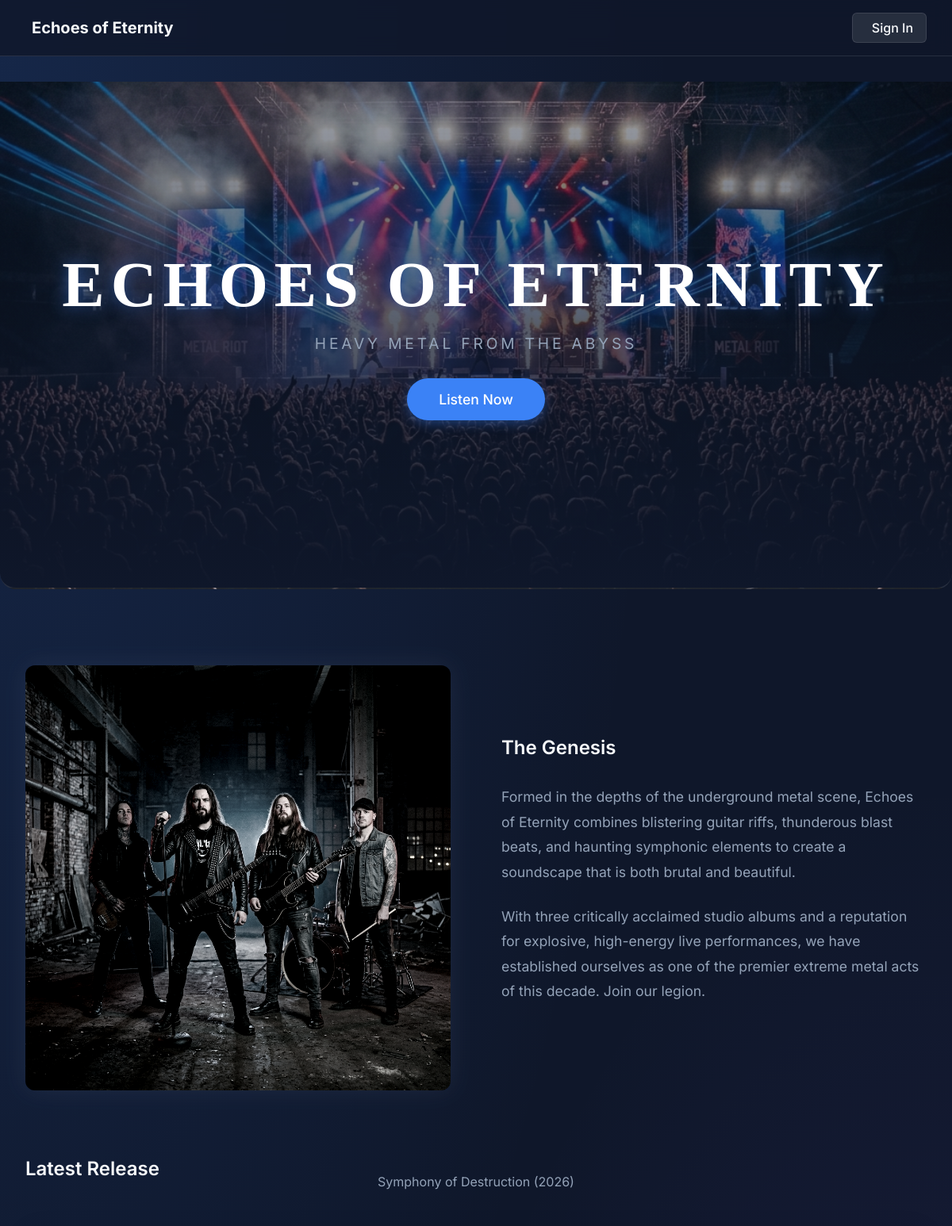
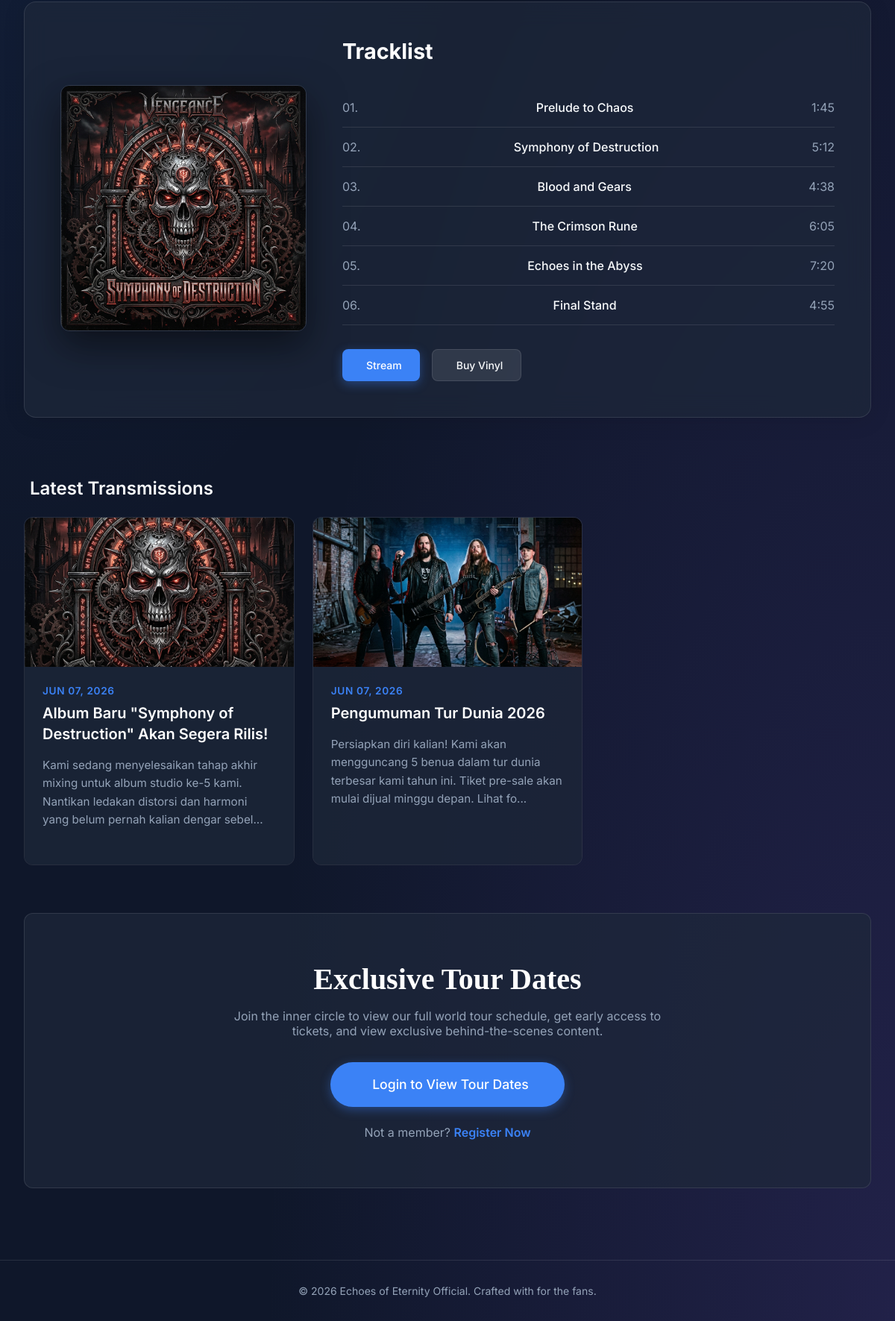
The page / on the database its author committed (2 pictures, top to bottom).
### tables this page shows
CREATE TABLE IF NOT EXISTS news (
    id INT AUTO_INCREMENT PRIMARY KEY,
    title VARCHAR(200) NOT NULL,
    content TEXT NOT NULL,
    image_url MEDIUMTEXT DEFAULT NULL,
    created_at TIMESTAMP DEFAULT CURRENT_TIMESTAMP
);

### src/controllers/PublicController.php (called while the page is built, shortened)
<?php
require_once __DIR__ . '/../models/NewsModel.php';
class PublicController {
    private $newsModel;
    public function __construct() {
        $this->newsModel = new NewsModel();
    }
    public function index() {
        $news = $this->newsModel->getAll();
        require_once __DIR__ . '/../views/public.php';
    }
}

### src/config/Database.php (called while the page is built)
<?php
class Database {
    private static $conn;
    public static function getConnection() {
        if (self::$conn == null) {
            $host = getenv('DATABASE_HOST') ?: 'db';
            $db_name = getenv('DATABASE_NAME') ?: 'uas_db';
            $username = getenv('DATABASE_USER') ?: 'root';
            $password = getenv('DATABASE_PASSWORD') ?: 'rootpassword';
            $maxRetries = 10;
            $retryDelay = 2;
            for ($i = 0; $i < $maxRetries; $i++) {
                try {
                    $dsn = "mysql:host=" . $host . ";dbname=" . $db_name . ";charset=utf8mb4";
                    self::$conn = new PDO($dsn, $username, $password);
                    self::$conn->setAttribute(PDO::ATTR_ERRMODE, PDO::ERRMODE_EXCEPTION);
                    self::$conn->setAttribute(PDO::ATTR_DEFAULT_FETCH_MODE, PDO::FETCH_ASSOC);
                    return self::$conn;
                } catch (PDOException $e) {
                    if ($i === $maxRetries - 1) {
                        $loaded = implode(', ', get_loaded_extensions());
                        $pdoDrivers = implode(', ', PDO::getAvailableDrivers());
                        die("Connection error: " . $e->getMessage()
                            . "<br>PDO drivers available: " . $pdoDrivers
                            . "<br>Host: " . $host
                            . "<br>DB: " . $db_name);
                    }
                    sleep($retryDelay);
                }
            }
        }
        return self::$conn;
    }
}

### src/models/NewsModel.php (called while the page is built, shortened)
<?php
require_once __DIR__ . '/../config/Database.php';
class NewsModel {
    private $conn;
    private $table_name = "news";
    public function __construct() {
        $this->conn = Database::getConnection();
    }
    public function getAll() {
        $query = "SELECT * FROM " . $this->table_name . " ORDER BY created_at DESC";
        $stmt = $this->conn->prepare($query);
        $stmt->execute();
        return $stmt->fetchAll(PDO::FETCH_ASSOC);
    }
}

### src/views/public.php (the view, shortened to what this page needs)
</main>
<header class="hero">
    <h1 class="band-logo">Echoes of Eternity</h1>
    <p class="hero-subtitle">Heavy Metal from the Abyss</p>
    <a href="#music" class="btn btn-primary" style="padding: 1rem 2.5rem; font-size: 1.1rem; border-radius: 999px;">Listen Now</a>
</header>
<main class="container">
<section class="about-grid">
    <div>
        <img src="/assets/band.png" alt="Echoes of Eternity Band Members" class="about-img">
    </div>
    <div class="about-text">
        <h2 class="section-title" style="text-align: left; margin-bottom: 2rem;">The Genesis</h2>
        <p>Formed in the depths of the underground metal scene, Echoes of Eternity combines blistering guitar riffs, thunderous blast beats, and haunting symphonic elements to create a soundscape that is both brutal and beautiful.</p>
        <p>With three critically acclaimed studio albums and a reputation for explosive, high-energy live performances, we have established ourselves as one of the premier extreme metal acts of this decade. Join our legion.</p>
    </div>
</section>
<section id="music">
    <h2 class="section-title">Latest Release</h2>
    <p style="text-align: center; color: var(--text-secondary); margin-top: -2rem; margin-bottom: 3rem;">Symphony of Destruction (2026)</p>
    <div class="album-grid glass-card" style="padding: 3rem;">
        <div>
            <img src="/assets/album.png" alt="Symphony of Destruction Album Cover" class="album-cover">
        </div>
        <div>
            <h3 style="font-size: 1.8rem; margin-bottom: 1rem; color: #fff;">Tracklist</h3>
            <ul class="tracklist">
                <li><span>01.</span> <span class="track-name">Prelude to Chaos</span> <span>1:45</span></li>
                <li><span>02.</span> <span class="track-name">Symphony of Destruction</span> <span>5:12</span></li>
                <li><span>03.</span> <span class="track-name">Blood and Gears</span> <span>4:38</span></li>
                <li><span>04.</span> <span class="track-name">The Crimson Rune</span> <span>6:05</span></li>
                <li><span>05.</span> <span class="track-name">Echoes in the Abyss</span> <span>7:20</span></li>
                <li><span>06.</span> <span class="track-name">Final Stand</span> <span>4:55</span></li>
            </ul>
            <div style="margin-top: 2rem; display: flex; gap: 1rem;">
                <a href="#" class="btn btn-primary"><i class="ti ti-brand-spotify"></i> Stream</a>
                <a href="#" class="btn btn-nav" style="border: 1px solid var(--border-light);"><i class="ti ti-shopping-cart"></i> Buy Vinyl</a>
            </div>
        </div>
    </div>
</section>
<h2 class="section-title"><i class="ti ti-news"></i> Latest Transmissions</h2>
<div class="grid grid-3" style="margin-bottom: 4rem;">
    <?php if (empty($news)): ?>
        <p style="grid-column: 1 / -1; color: var(--text-secondary); text-align: center;">No transmissions found.</p>
    <?php else: ?>
        <?php foreach($news as $item): ?>
            <div class="news-card">
                <?php if (!empty($item['image_url'])): ?>
                    <img src="<?= htmlspecialchars($item['image_url']) ?>" alt="News Cover" class="news-img" style="width: 100%; height: 200px; object-fit: cover;">
                <?php endif; ?>
                <div class="news-content" style="padding: 1.5rem; background: var(--bg-card);">
                    <div class="news-date" style="font-size: 0.85rem; color: var(--accent-primary); margin-bottom: 0.5rem;"><?= date('M d, Y', strtotime($item['created_at'])) ?></div>
                    <h3 class="news-title" style="color: #fff; margin-bottom: 1rem;"><?= htmlspecialchars($item['title']) ?></h3>
                    <p class="news-desc" style="color: var(--text-secondary); font-size: 0.95rem;"><?= nl2br(htmlspecialchars(substr($item['content'], 0, 150))) ?><?= strlen($item['content']) > 150 ? '...' : '' ?></p>
                </div>
            </div>
        <?php endforeach; ?>
    <?php endif; ?>
</div>
<section class="portal-banner">
    <h2 style="font-size: 2.5rem; margin-bottom: 1rem; color: #fff; font-family: 'Cinzel', serif;">Exclusive Tour Dates</h2>
    <p style="color: var(--text-secondary); margin-bottom: 2rem; max-width: 600px; margin-left: auto; margin-right: auto;">Join the inner circle to view our full world tour schedule, get early access to tickets, and view exclusive behind-the-scenes content.</p>
    <a href="index.php?page=login" class="btn btn-primary" style="padding: 1.2rem 3rem; font-size: 1.1rem; border-radius: 999px;">
        <i class="ti ti-user"></i> Login to View Tour Dates
    </a>
    <div style="margin-top: 1.5rem;">
        <span style="color: var(--text-secondary);">Not a member? </span>
        <a href="index.php?page=register" style="color: var(--accent-primary); text-decoration: none; font-weight: 600;">Register Now</a>
    </div>
</section>
<?php
$content = ob_get_clean();
require_once __DIR__ . '/layout.php';
?>

### src/index.php (shortened to what this page needs)
<?php
require_once __DIR__ . '/controllers/PublicController.php';
$page = $_GET['page'] ?? 'home';
switch ($page) {
    default:
        $controller = new PublicController();
        $controller->index();
        break;
}

### src/views/layout.php (shortened to what this page needs)
<!DOCTYPE html>
<html lang="id">
<head>
    <link rel="stylesheet" href="https://cdn.jsdelivr.net/npm/@tabler/icons-webfont@latest/tabler-icons.min.css">
</head>
<body>
    <nav class="navbar">
        <a href="index.php" class="navbar-brand">
            Echoes of Eternity
        </a>
        <div class="navbar-nav">
            <?php if (isset($_SESSION['user_id'])): ?>
                <?php if (isset($_SESSION['role']) && $_SESSION['role'] === 'admin'): ?>
                    <a href="index.php?page=dashboard" class="nav-link"><i class="ti ti-layout-dashboard"></i> Dashboard</a>
                <?php else: ?>
                    <a href="index.php?page=schedule" class="nav-link"><i class="ti ti-ticket"></i> Schedule</a>
                <?php endif; ?>
                <a href="index.php?page=logout" class="btn-nav"><i class="ti ti-logout"></i> Logout</a>
            <?php else: ?>
                <a href="index.php?page=login" class="btn-nav"><i class="ti ti-login"></i> Sign In</a>
            <?php endif; ?>
        </div>
    </nav>
    <main class="container">
        <?= $content ?>
    </main>
    <footer class="footer">
        <p>&copy; <?= date('Y') ?> Echoes of Eternity Official. Crafted with <i class="ti ti-heart-filled" style="color: var(--accent-danger); font-size: 0.875rem;"></i> for the fans.</p>
    </footer>
</body>
</html>

### src/views/layout.php (style rules this page uses)
:root { --bg-dark: #0f172a; --bg-card: rgba(30, 41, 59, 0.7); --border-light: rgba(255, 255, 255, 0.1); --text-primary: #f8fafc; --text-secondary: #94a3b8; --accent-primary: #3b82f6; --accent-hover: #2563eb; --accent-danger: #ef4444; --accent-danger-hover: #dc2626; --success: #10b981; }
* { margin: 0; padding: 0; box-sizing: border-box; font-family: 'Inter', sans-serif; }
body { background-color: var(--bg-dark); background-image: radial-gradient(at 0% 0%, rgba(59, 130, 246, 0.15) 0px, transparent 50%), radial-gradient(at 100% 100%, rgba(139, 92, 246, 0.15) 0px, transparent 50%); color: var(--text-primary); min-height: 100vh; display: flex; flex-direction: column; }
.navbar { background: rgba(15, 23, 42, 0.8); backdrop-filter: blur(12px); -webkit-backdrop-filter: blur(12px); border-bottom: 1px solid var(--border-light); padding: 1rem 2rem; display: flex; justify-content: space-between; align-items: center; position: sticky; top: 0; z-index: 50; }
.navbar-brand { font-size: 1.25rem; font-weight: 700; color: var(--text-primary); text-decoration: none; display: flex; align-items: center; gap: 0.5rem; }
.navbar-nav { display: flex; gap: 1.5rem; align-items: center; }
.btn-nav { background: rgba(255, 255, 255, 0.1); border: 1px solid var(--border-light); padding: 0.5rem 1rem; border-radius: 6px; color: var(--text-primary); text-decoration: none; font-weight: 500; transition: all 0.3s; display: flex; align-items: center; gap: 0.5rem; }
.container { max-width: 1200px; margin: 0 auto; padding: 2rem; flex-grow: 1; width: 100%; }
.glass-card { background: var(--bg-card); backdrop-filter: blur(16px); -webkit-backdrop-filter: blur(16px); border: 1px solid var(--border-light); border-radius: 16px; padding: 2rem; box-shadow: 0 4px 30px rgba(0, 0, 0, 0.1); }
h1, h2, h3 { color: var(--text-primary); margin-bottom: 1rem; }
.section-title { font-size: 1.5rem; font-weight: 600; margin-bottom: 1.5rem; display: flex; align-items: center; gap: 0.5rem; }
.btn { display: inline-flex; align-items: center; justify-content: center; gap: 0.5rem; padding: 0.75rem 1.5rem; border-radius: 8px; font-weight: 500; border: none; cursor: pointer; transition: all 0.2s; text-decoration: none; font-size: 0.875rem; }
.btn-primary { background: var(--accent-primary); color: white; box-shadow: 0 4px 14px 0 rgba(59, 130, 246, 0.39); }
.footer { border-top: 1px solid var(--border-light); padding: 2rem; text-align: center; color: var(--text-secondary); font-size: 0.875rem; margin-top: auto; }
.grid { display: grid; gap: 1.5rem; }
.grid-3 { grid-template-columns: repeat(1, 1fr); }
@media (min-width: 768px) { .grid-3 { grid-template-columns: repeat(2, 1fr); } }
@media (min-width: 1024px) { .grid-3 { grid-template-columns: repeat(3, 1fr); } }
.news-card { border: 1px solid var(--border-light); border-radius: 12px; overflow: hidden; background: rgba(15, 23, 42, 0.4); transition: transform 0.3s; display: flex; flex-direction: column; height: 100%; }
.news-img { width: 100%; height: 200px; object-fit: cover; }
.news-content { padding: 1.5rem; flex-grow: 1; display: flex; flex-direction: column; }
.news-date { color: var(--accent-primary); font-size: 0.75rem; font-weight: 600; text-transform: uppercase; letter-spacing: 0.05em; margin-bottom: 0.5rem; }
.news-title { font-size: 1.25rem; font-weight: 600; margin-bottom: 1rem; line-height: 1.4; }
.news-desc { color: var(--text-secondary); font-size: 0.875rem; line-height: 1.6; margin-bottom: 1.5rem; flex-grow: 1; }

### rows shown on the page
news: image_url (picture), created_at "JUN 07, 2026", title "Album Baru \"Symphony of Destruction\" Akan Segera Rilis!", content "Kami sedang menyelesaikan tahap akhir mixing untuk album studio ke-5 kami. Nantikan ledakan distorsi dan harmoni yang belum pernah kalian dengar sebel"
news: image_url (picture), created_at "JUN 07, 2026", title "Pengumuman Tur Dunia 2026", content "Persiapkan diri kalian! Kami akan mengguncang 5 benua dalam tur dunia terbesar kami tahun ini. Tiket pre-sale akan mulai dijual minggu depan. Lihat fo"
